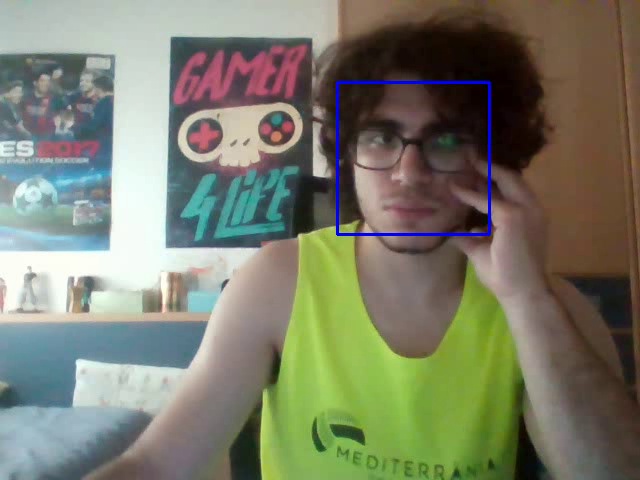
#> input picture frame 49 of output.mp4, 640 x 480 px, given in place of the camera
$ python prova.py
#> lines starting #> are read from the running program, lines starting #| are printed output that depends on the picture; after the words box and inside, x2 and y2 are one past the last pixel; in counts of white or black regions, pixels touching at a corner belong together
import cv2
import time

# Inicializar el clasificador de detección de caras
face_cascade = cv2.CascadeClassifier(cv2.data.haarcascades + 'haarcascade_frontalface_default.xml')

# Inicializar la captura de video desde la cámara
cap = cv2.VideoCapture(0)

# Verificar si la cámara se abrió correctamente
if not cap.isOpened():
    print("Error al abrir la cámara")
    exit()

# Obtener el ancho y alto del fotograma de video
frame_width = int(cap.get(cv2.CAP_PROP_FRAME_WIDTH))
frame_height = int(cap.get(cv2.CAP_PROP_FRAME_HEIGHT))

# Configuración del VideoWriter para grabar el video
fourcc = cv2.VideoWriter_fourcc(*'mp4v')  # Codec para formato MP4
out = cv2.VideoWriter('output.mp4', fourcc, 20.0, (frame_width, frame_height))

# Capturar el tiempo de inicio
start_time = time.time()

while True:
    # Leer un nuevo fotograma del video
    ret, frame = cap.read()
#> frame is the input picture: shape (480, 640, 3); mean B, G, R 105.9, 124.3, 121.9

    if not ret:
        break

    # Convertir a escala de grises para el procesamiento más eficiente
    gray = cv2.cvtColor(frame, cv2.COLOR_BGR2GRAY)
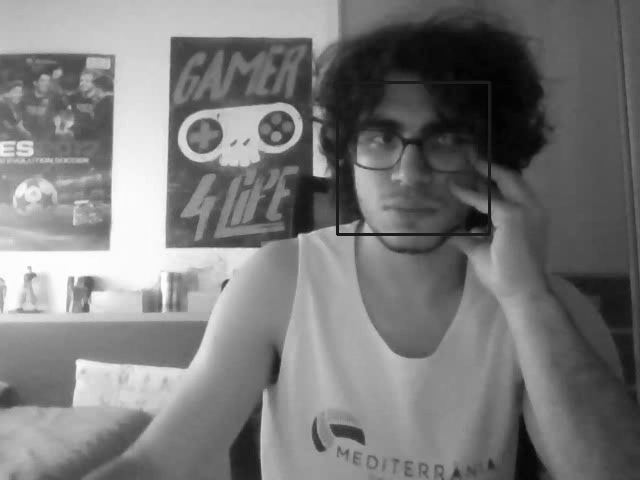
#> gray: shape (480, 640); min 1, max 255, mean 121.4

    # Detectar caras en el fotograma
    faces = face_cascade.detectMultiScale(gray, 1.3, 5)
#> faces = [[332, 77, 160, 160]]

    # Dibujar rectángulos alrededor de las caras detectadas
    for (x, y, w, h) in faces:
        cv2.rectangle(frame, (x, y), (x+w, y+h), (255, 0, 0), 2)
#> this loop made 1 pass
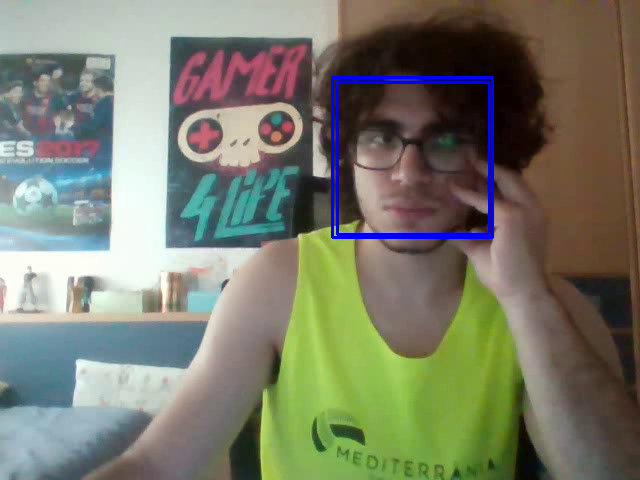
#> frame: shape (480, 640, 3); 0.62% of pixels changed, all inside (x1, y1, x2, y2) = (331, 76, 494, 239)

    # Grabar el fotograma en el archivo de video
    out.write(frame)

    # Mostrar el fotograma con las caras detectadas
    cv2.imshow('Face Detection', frame)

    # Salir del bucle si se presiona la tecla 'q' o si han pasado 20 segundos
    if cv2.waitKey(1) & 0xFF == ord('q'):
#> (key q is pressed here)
        break

    # Verificar si han pasado 20 segundos desde el inicio de la grabación
    if time.time() - start_time >= 20:
        break

# Liberar la captura de video y cerrar la ventana
cap.release()
out.release()
cv2.destroyAllWindows()

$ run again, starting later in the video
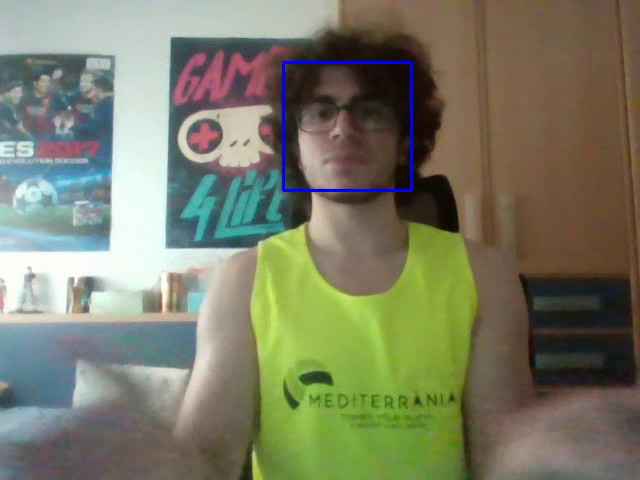
#> input picture frame 224 of output.mp4, 640 x 480 px, given in place of the camera
#> frame is the input picture: shape (480, 640, 3); mean B, G, R 101.7, 124.3, 122
#> `gray = cv2.cvtColor(frame, cv2.COLOR_BGR2GRAY)`:
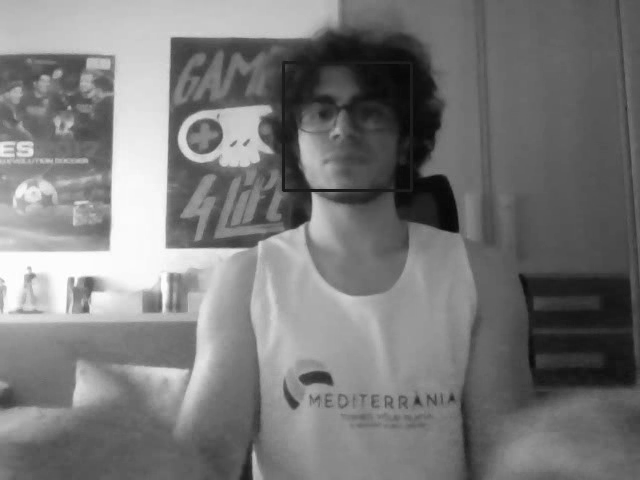
#> gray: shape (480, 640); min 4, max 255, mean 121
#> faces = [[285, 63, 126, 126]]
#> the loop `for (x, y, w, h) in faces:` made 1 pass
#> after the loop `for (x, y, w, h) in faces:`:
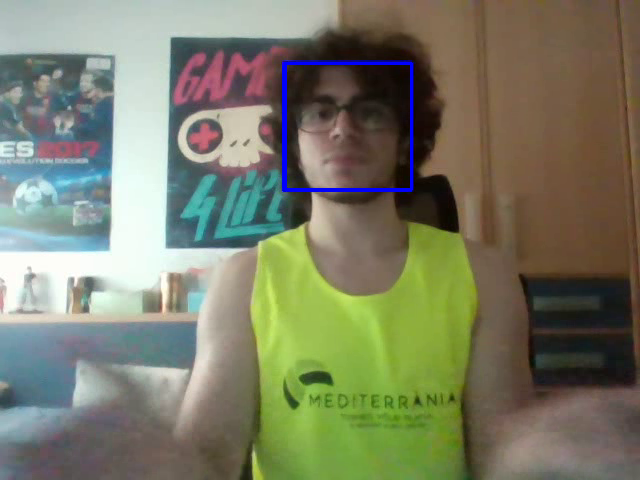
#> frame: shape (480, 640, 3); 0.49% of pixels changed, all inside (x1, y1, x2, y2) = (284, 62, 413, 191)

$ run again, starting later in the video
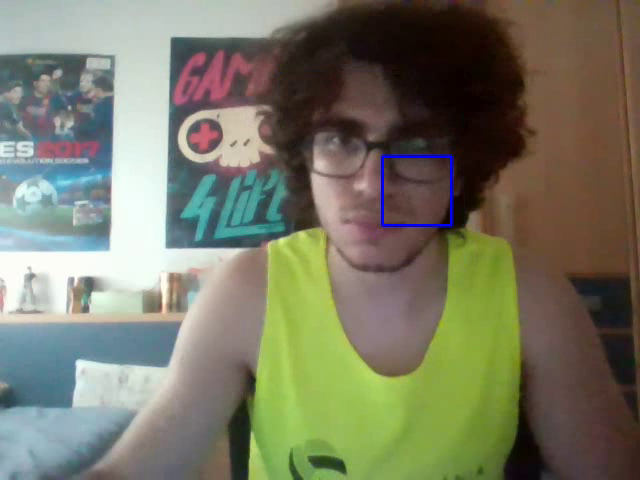
#> input picture frame 399 of output.mp4, 640 x 480 px, given in place of the camera
#> frame is the input picture: shape (480, 640, 3); mean B, G, R 100.5, 120.3, 119.9
#> `gray = cv2.cvtColor(frame, cv2.COLOR_BGR2GRAY)`:
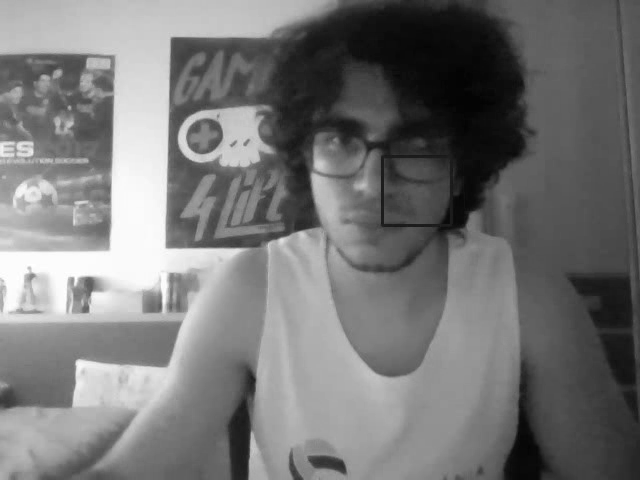
#> gray: shape (480, 640); min 3, max 255, mean 117.9
#> faces = ()
